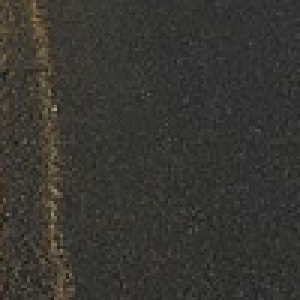
#> input picture hw2/test2.png, 100 x 100 px (shown 3 times larger)
$ python test.py
#> lines starting #> are read from the running program, lines starting #| are printed output that depends on the picture; long printed decimals are rounded
# import required libraries
import cv2
import matplotlib.pyplot as plt

img1 = cv2.imread('test2.png')
#> img1 is the input picture: shape (100, 100, 3); mean B, G, R 48.4, 53.8, 55.5
img2 = cv2.imread('test3.png')
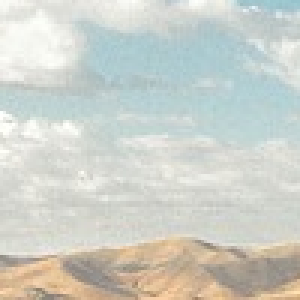
#> input picture hw2/test3.png, 100 x 100 px (shown 3 times larger)
#> img2 is the input picture: shape (100, 100, 3); mean B, G, R 200.9, 208.3, 205


# Calculate the histograms, and normalize them
hist_img1 = cv2.calcHist([img1], [0, 1, 2], None, [256, 256, 256], [0, 256, 0, 256, 0, 256])
cv2.normalize(hist_img1, hist_img1, alpha=0, beta=1, norm_type=cv2.NORM_MINMAX)
hist_img2 = cv2.calcHist([img2], [0, 1, 2], None, [256, 256, 256], [0, 256, 0, 256, 0, 256])
cv2.normalize(hist_img2, hist_img2, alpha=0, beta=1, norm_type=cv2.NORM_MINMAX)

# Find the metric value
metric_val = cv2.compareHist(hist_img1, hist_img2, cv2.HISTCMP_CORREL)
#> metric_val = -0.0059
print("Metric Value:", metric_val)
#| Metric Value: -0.005904

# plot the histograms of two images
plt.subplot(121), plt.hist(img1.ravel(),256,[0,256]),
plt.title('2')
plt.subplot(122), plt.hist(img2.ravel(),256,[0,256]),
plt.title('3')
plt.show()
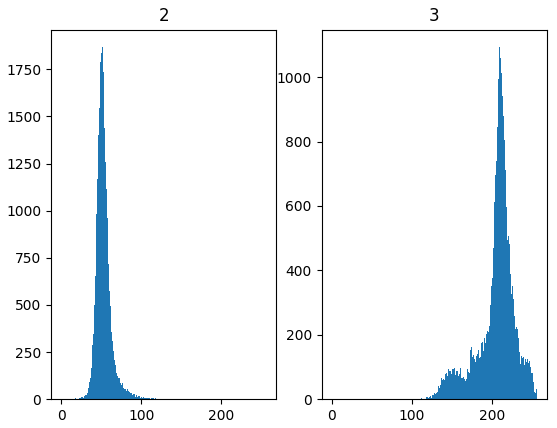
#> figure drawn by matplotlib, 2 panels; panel 1: tallest bar 1867 high, from x = 51 to 52; panel 2: tallest bar 1093 high, from x = 209 to 210
# Load the images

# Calculate the histograms, and normalize them
hist_img1 = cv2.calcHist([img1], [0, 1, 2], None, [256, 256, 256], [0, 256, 0, 256, 0, 256])
cv2.normalize(hist_img1, hist_img1, alpha=0, beta=1, norm_type=cv2.NORM_MINMAX)
hist_img2 = cv2.calcHist([img2], [0, 1, 2], None, [256, 256, 256], [0, 256, 0, 256, 0, 256])
cv2.normalize(hist_img2, hist_img2, alpha=0, beta=1, norm_type=cv2.NORM_MINMAX)

# Find the metric value
metric_val1 = cv2.compareHist(hist_img1, hist_img2, cv2.HISTCMP_CORREL)
#> metric_val1 = -0.0059
metric_val2 = cv2.compareHist(hist_img1, hist_img2, cv2.HISTCMP_CHISQR)
#> metric_val2 = 54.95
metric_val3 = cv2.compareHist(hist_img1, hist_img2, cv2.HISTCMP_INTERSECT)
#> metric_val3 = 0
metric_val4 = cv2.compareHist(hist_img1, hist_img2, cv2.HISTCMP_BHATTACHARYYA)
#> metric_val4 = 1
print("Metric Value using Correlation Hist Comp Method", metric_val1)
#| Metric Value using Correlation Hist Comp Method -0.005904
print("Metric Value using Chi Square Hist Comp Method", metric_val2)
#| Metric Value using Chi Square Hist Comp Method 54.945
print("Metric Value using Intersection Hist Comp Method", metric_val3)
#| Metric Value using Intersection Hist Comp Method 0.0
print("Metric Value using Bhattacharyya Hist Comp Method", metric_val4)
#| Metric Value using Bhattacharyya Hist Comp Method 1.0
